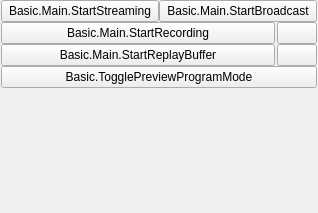
<?xml version="1.0" encoding="UTF-8"?>
<ui version="4.0">
 <class>OBSBasicControls</class>
 <widget class="QWidget" name="OBSBasicControls">
  <property name="geometry">
   <rect>
    <x>0</x>
    <y>0</y>
    <width>318</width>
    <height>213</height>
   </rect>
  </property>
  <layout class="QVBoxLayout" name="verticalLayout_9">
   <property name="spacing">
    <number>0</number>
   </property>
   <property name="leftMargin">
    <number>1</number>
   </property>
   <property name="topMargin">
    <number>0</number>
   </property>
   <property name="rightMargin">
    <number>1</number>
   </property>
   <property name="bottomMargin">
    <number>1</number>
   </property>
   <item>
    <widget class="QFrame" name="controlsFrame">
     <layout class="QVBoxLayout" name="buttonsVLayout">
      <property name="spacing">
       <number>0</number>
      </property>
      <property name="leftMargin">
       <number>0</number>
      </property>
      <property name="topMargin">
       <number>0</number>
      </property>
      <property name="rightMargin">
       <number>0</number>
      </property>
      <property name="bottomMargin">
       <number>0</number>
      </property>
      <item>
       <layout class="QHBoxLayout" name="horizontalLayout_7">
        <item>
         <widget class="NonCheckableButton" name="streamButton">
          <property name="enabled">
           <bool>true</bool>
          </property>
          <property name="sizePolicy">
           <sizepolicy hsizetype="Ignored" vsizetype="Fixed">
            <horstretch>0</horstretch>
            <verstretch>0</verstretch>
           </sizepolicy>
          </property>
          <property name="minimumSize">
           <size>
            <width>150</width>
            <height>0</height>
           </size>
          </property>
          <property name="text">
           <string>Basic.Main.StartStreaming</string>
          </property>
          <property name="checkable">
           <bool>true</bool>
          </property>
         </widget>
        </item>
        <item>
         <widget class="NonCheckableButton" name="broadcastButton">
          <property name="enabled">
           <bool>true</bool>
          </property>
          <property name="sizePolicy">
           <sizepolicy hsizetype="Ignored" vsizetype="Fixed">
            <horstretch>0</horstretch>
            <verstretch>0</verstretch>
           </sizepolicy>
          </property>
          <property name="minimumSize">
           <size>
            <width>150</width>
            <height>0</height>
           </size>
          </property>
          <property name="text">
           <string>Basic.Main.StartBroadcast</string>
          </property>
          <property name="checkable">
           <bool>true</bool>
          </property>
         </widget>
        </item>
       </layout>
      </item>
      <item>
       <layout class="QHBoxLayout" name="recordingLayout">
        <property name="spacing">
         <number>2</number>
        </property>
        <property name="leftMargin">
         <number>0</number>
        </property>
        <property name="topMargin">
         <number>0</number>
        </property>
        <property name="rightMargin">
         <number>0</number>
        </property>
        <property name="bottomMargin">
         <number>0</number>
        </property>
        <item>
         <widget class="NonCheckableButton" name="recordButton">
          <property name="enabled">
           <bool>true</bool>
          </property>
          <property name="sizePolicy">
           <sizepolicy hsizetype="MinimumExpanding" vsizetype="Fixed">
            <horstretch>0</horstretch>
            <verstretch>0</verstretch>
           </sizepolicy>
          </property>
          <property name="minimumSize">
           <size>
            <width>0</width>
            <height>0</height>
           </size>
          </property>
          <property name="text">
           <string>Basic.Main.StartRecording</string>
          </property>
          <property name="checkable">
           <bool>true</bool>
          </property>
         </widget>
        </item>
        <item>
         <widget class="QPushButton" name="pauseRecordButton">
          <property name="enabled">
           <bool>true</bool>
          </property>
          <property name="minimumSize">
           <size>
            <width>0</width>
            <height>0</height>
           </size>
          </property>
          <property name="toolTip">
           <string>Basic.Main.PauseRecording</string>
          </property>
          <property name="accessibleName">
           <string>Basic.Main.PauseRecording</string>
          </property>
          <property name="icon">
           <iconset resource="obs.qrc">
            <normaloff>:/res/images/media-pause.svg</normaloff>:/res/images/media-pause.svg</iconset>
          </property>
          <property name="checkable">
           <bool>true</bool>
          </property>
          <property name="class" stdset="0">
           <string>icon-media-pause</string>
          </property>
         </widget>
        </item>
       </layout>
      </item>
      <item>
       <layout class="QHBoxLayout" name="replayBufferLayout">
        <property name="spacing">
         <number>2</number>
        </property>
        <property name="leftMargin">
         <number>0</number>
        </property>
        <property name="topMargin">
         <number>0</number>
        </property>
        <property name="rightMargin">
         <number>0</number>
        </property>
        <property name="bottomMargin">
         <number>0</number>
        </property>
        <item>
         <widget class="NonCheckableButton" name="replayBufferButton">
          <property name="enabled">
           <bool>true</bool>
          </property>
          <property name="sizePolicy">
           <sizepolicy hsizetype="MinimumExpanding" vsizetype="Fixed">
            <horstretch>0</horstretch>
            <verstretch>0</verstretch>
           </sizepolicy>
          </property>
          <property name="minimumSize">
           <size>
            <width>0</width>
            <height>0</height>
           </size>
          </property>
          <property name="text">
           <string>Basic.Main.StartReplayBuffer</string>
          </property>
          <property name="checkable">
           <bool>true</bool>
          </property>
         </widget>
        </item>
        <item>
         <widget class="QPushButton" name="saveReplayButton">
          <property name="enabled">
           <bool>true</bool>
          </property>
          <property name="minimumSize">
           <size>
            <width>0</width>
            <height>0</height>
           </size>
          </property>
          <property name="toolTip">
           <string>Basic.Main.SaveReplay</string>
          </property>
          <property name="accessibleName">
           <string>Basic.Main.SaveReplay</string>
          </property>
          <property name="icon">
           <iconset resource="obs.qrc">
            <normaloff>:/res/images/save.svg</normaloff>:/res/images/save.svg</iconset>
          </property>
          <property name="class" stdset="0">
           <string>icon-save</string>
          </property>
         </widget>
        </item>
       </layout>
      </item>
      <item>
       <widget class="NonCheckableButton" name="modeSwitch">
        <property name="sizePolicy">
         <sizepolicy hsizetype="Ignored" vsizetype="Fixed">
          <horstretch>0</horstretch>
          <verstretch>0</verstretch>
         </sizepolicy>
        </property>
        <property name="minimumSize">
         <size>
          <width>150</width>
          <height>0</height>
         </size>
        </property>
        <property name="text">
         <string>Basic.TogglePreviewProgramMode</string>
        </property>
        <property name="checkable">
         <bool>true</bool>
        </property>
       </widget>
      </item>
      <item>
       <spacer name="expVSpacer">
        <property name="orientation">
         <enum>Qt::Vertical</enum>
        </property>
        <property name="sizeHint" stdset="0">
         <size>
          <width>0</width>
          <height>0</height>
         </size>
        </property>
       </spacer>
      </item>
     </layout>
    </widget>
   </item>
  </layout>
 </widget>
 <customwidgets>
  <customwidget>
   <class>NonCheckableButton</class>
   <extends>QPushButton</extends>
   <header>noncheckable-button.hpp</header>
  </customwidget>
 </customwidgets>
 <resources>
  <include location="obs.qrc"/>
 </resources>
 <connections/>
</ui>
